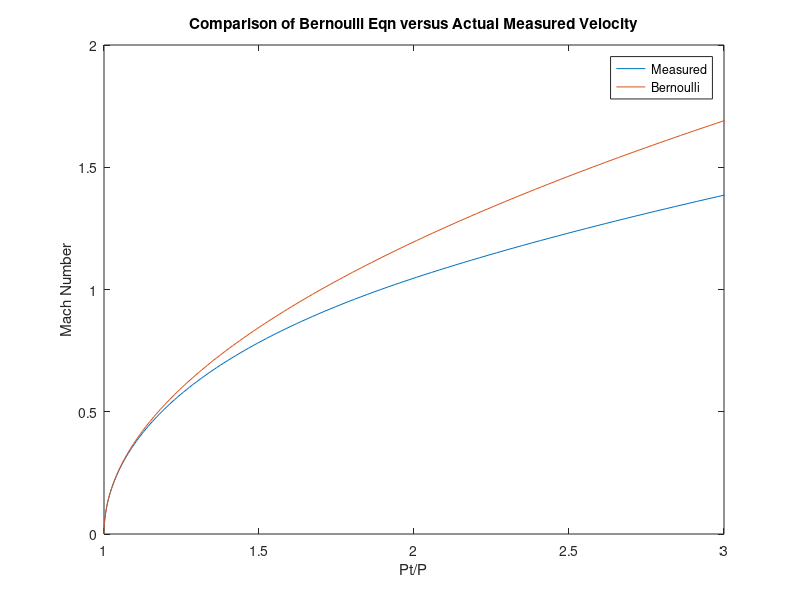

Reproduce this figure in MATLAB.
function [] = H1P1()
%AAE 862 HW #1 Problem #1
%Completed by Michael Crawley

T = 234.7; %K
gamma = 1.4;
c = sqrt(gamma*287*T);
M = 0:.01:2;
C_pratio = zeros(1,length(M));
C_pratio2 = zeros(1,length(M));

for i = 1:length(M)
    C_pratio(i) = Compressible(M(i));
end
X1 = find(C_pratio > 3, 1 );
for i = 1:length(M)
    C_pratio2(i) = Bernoulli(M(i));
end
X2 = find(C_pratio2 > 3, 1 );

plot(C_pratio(1:X1),M(1:X1), C_pratio2(1:X2), M(1:X2));xlim([1 3]);title('Comparison of Bernoulli Eqn versus Actual Measured Velocity');
xlabel('Pt/P');ylabel('Mach Number');legend('Measured', 'Bernoulli');

end

function [pratio] = Compressible(M)
    gamma = 1.4;
    if M >= 1
        pratio = ((((gamma+1)*M^2)/(2+(gamma-1)*M^2))^(gamma/(gamma-1)))/((1+2*gamma/(gamma+1)*(M^2-1))^(1/(gamma-1))) * (1+0.5*(gamma-1)*M^2)^(gamma/(gamma-1));         
    else
        pratio = (1+0.5*(gamma-1)*M^2)^(gamma/(gamma-1));
    end
end

function [pratio] = Bernoulli(M)
    gamma = 1.4;
    R = 287;
    T = 234.7;
    c = sqrt(gamma*287*T);
    pratio = 1+0.5*(1/(R*T))*(M*c)^2;
end